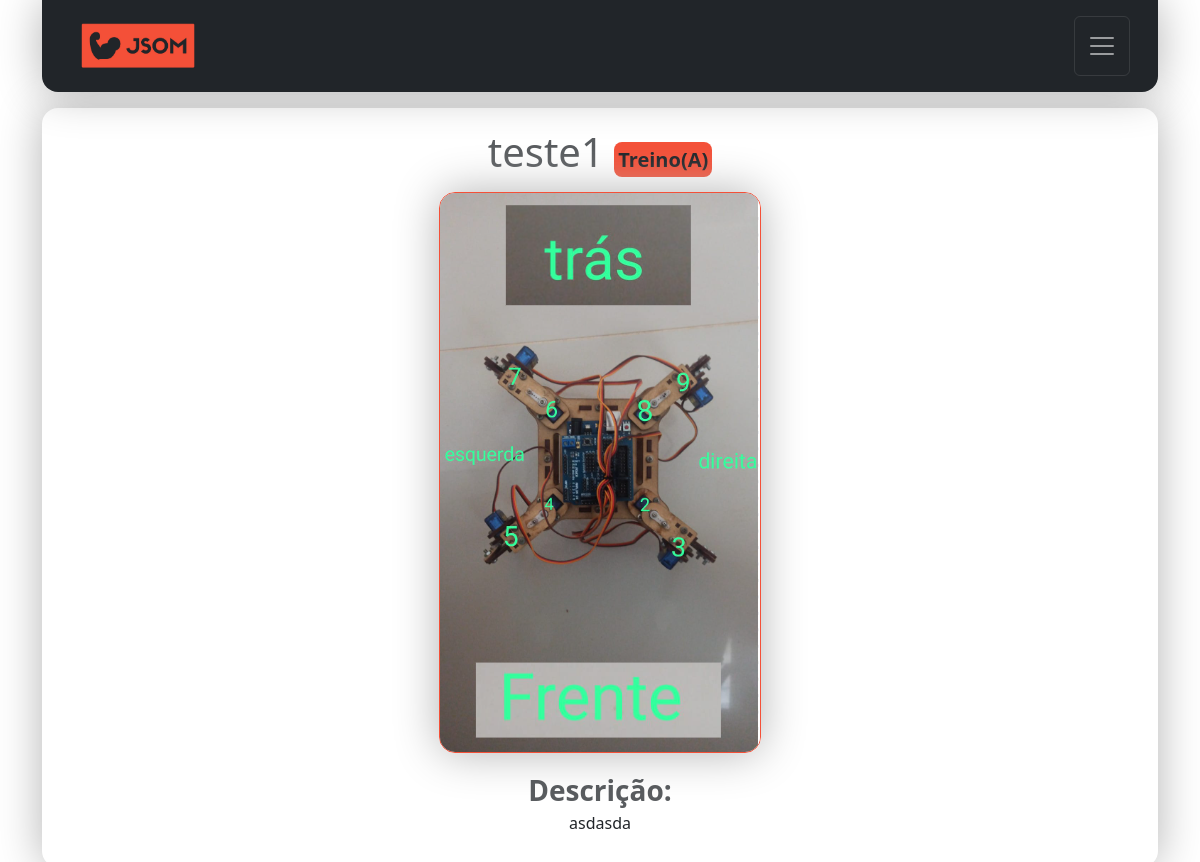
Page /detalhes/4/ (signed in) on the committed database.
### jsom_sga/models.py (models this page shows, shortened)
class Treino(models.Model):
    nome = models.CharField(max_length=90)
    CATEGORIA_CHOICES = [
        ('Treino(A)', 'Treino-A'),
        ('Treino(B)', 'Treino-B'),
        ('Treino(C)', 'Treino-C'),
        ('Treino(D)', 'Treino-D'),
        ('Treino(E)', 'Treino-E'),
    ]
    categoria = models.CharField(max_length=9, choices=CATEGORIA_CHOICES)
    imagem = models.ImageField(blank=True, upload_to='pictures/%Y/%m/')
    descricao = models.TextField(blank=True)
    owner = models.ForeignKey(
        User,
        on_delete=models.SET_NULL,
        blank=True, null=True
    )

### jsom_sga/views/aluno_views.py (the view)
# urls.py: path('detalhes/<int:treino_id>/', views.detalhes_treino, name='detalhes_treino'),
@login_required(login_url='JSOM_SGA:index')
def detalhes_treino(request, treino_id):
    treino = get_object_or_404(Treino, id=treino_id)
    site_title = f'{treino.nome}_{treino.categoria}'
    context = {
        'site_title': site_title,
        'treino': treino
    }
    return render(request, 'JSOM_SGA/detalhes_treino.html', context)

### jsom_sga/templates/JSOM_SGA/detalhes_treino.html (shortened to what this page needs)
{% extends "global/base.html" %}
{% load static %}
{% block corpo %}
    <div class="container m-3 d-flex-column justify-content-center align-items-center w-60">
        <h1 class="mb-3 fs-1 form-text text-center text-wrap overflow-wrap-break-word">{{ treino.nome }}
            <span class="fw-bold fs-5 p-1 rounded-3 bg-jsom">{{ treino.categoria }}</span>
        </h1>
        <div class="d-flex flex-column align-items-center justify-content-center mb-3">
            {% if treino.imagem %}
            <div class="d-flex align-items-center justify-content-center">
                <img alt="{{ treino.nome }}" src="{{ treino.imagem.url }}" style="object-fit: cover;" class="rounded-4 border-jsom shadow-big img-fluid">
            </div>
            {% else %}
            <div class="d-flex align-items-center justify-content-center">
                <img alt="{{ treino.nome }}" src="{% static "img/treino_padao.png" %}" style="object-fit: cover; padding: 10px;" class=" rounded-4 border-jsom shadow-big img-fluid">
            </div>
            {% endif %}
        </div>
        <p class="overflow-wrap-break-word text-wrap text-center ">
            <span class="fw-bold fs-3 form-text">Descrição:</span>
            <br>
            {{ treino.descricao }}
        </p>
    </div>
{% endblock corpo %}

### base_static/global/css/style.css (style rules this page uses)
.bg-jsom { background-color: #F45038; color: #212529; }
.border-jsom { border:solid #f45038 1.5px; }
.overflow-wrap-break-word { overflow-wrap: break-word; }
.w-60 { width: 60% !important; }

### rows in the picture
Treino: nome "teste1", categoria "Treino(A)", imagem (picture), descricao "asdasda"
